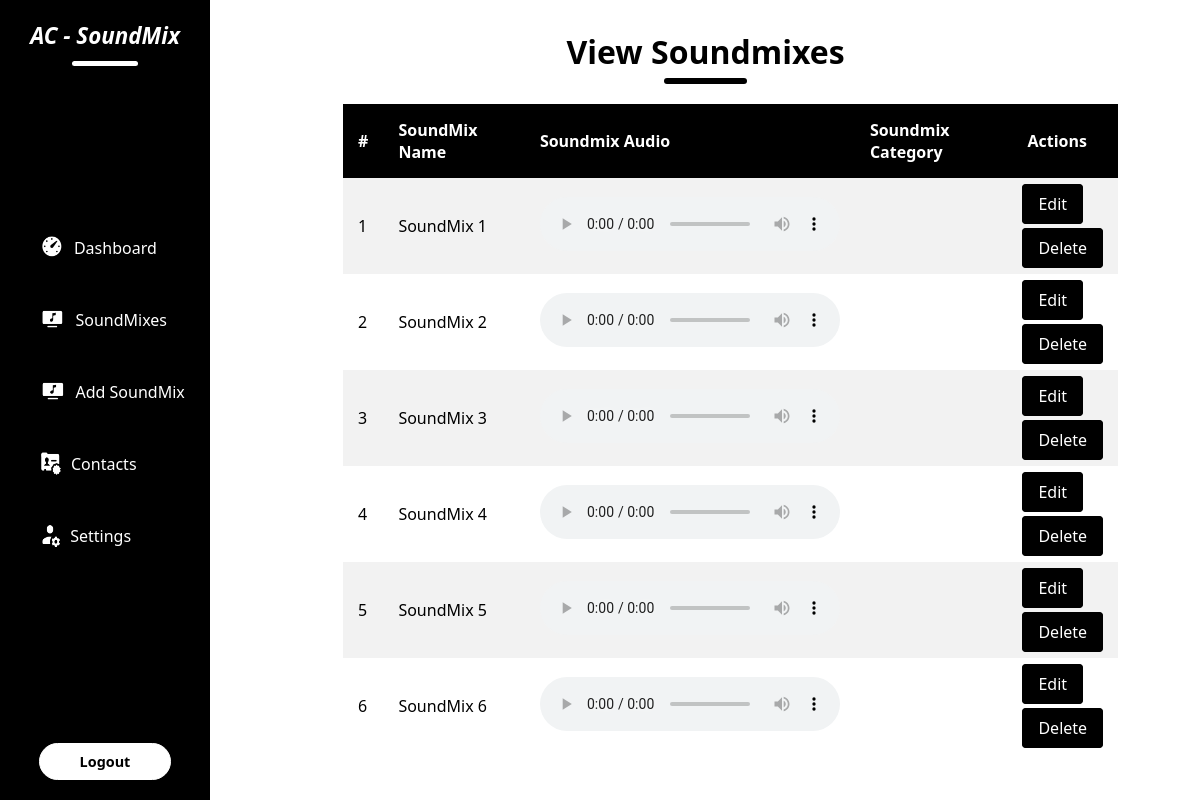
Page /admin/view_soundmixes.php (signed in) on the earlier database version.
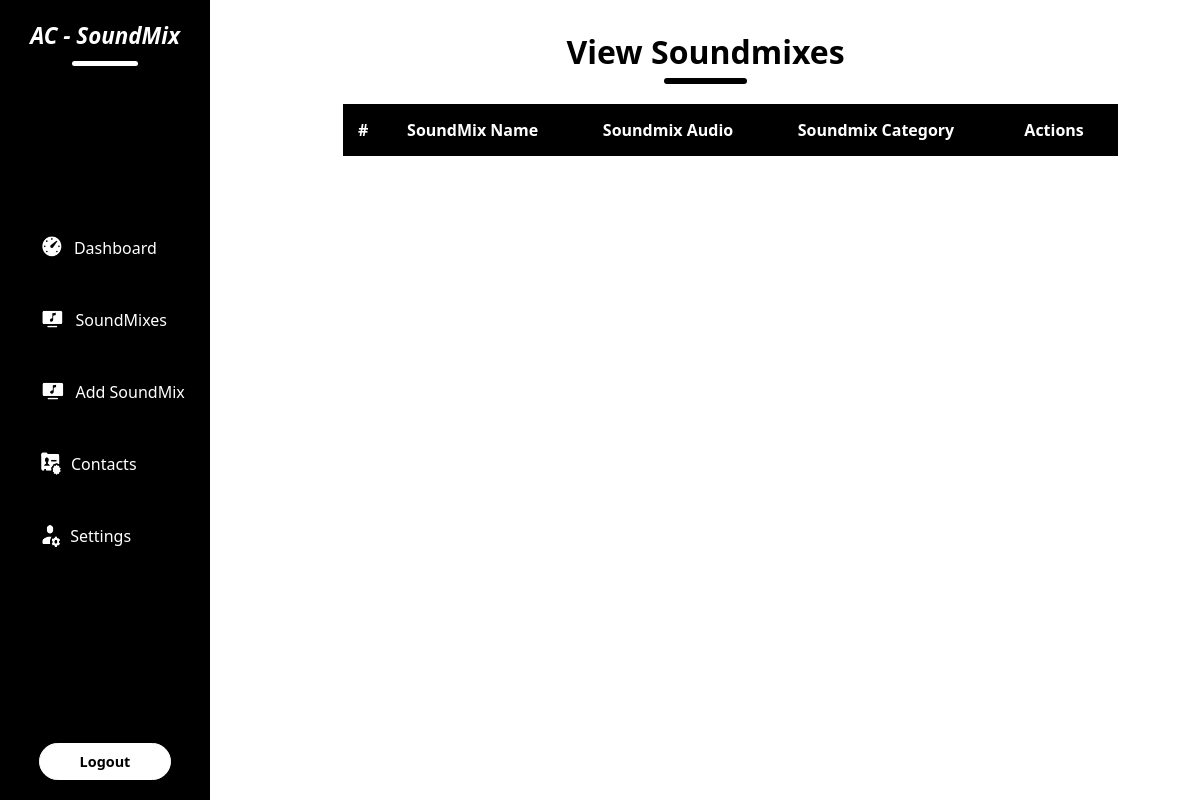
Same page on the later database version.
### tables this page shows
CREATE TABLE `soundmixes` (
  `id` int(11) NOT NULL,
  `soundmix_name` varchar(100) NOT NULL,
  `soundmix_audio` varchar(100) NOT NULL,
  `soundmix_category` varchar(100) NOT NULL
);

### admin/view_soundmixes.php (the view, shortened to what this page needs)
<?php
include("connection.php");
?>
<!DOCTYPE html>
<html lang="en">
<head>
    <link rel="stylesheet" href="style.css">
</head>
<body>
  <?php
  include("header.php");
  ?>
  <div class="middle-main-container">
  <div class="soundmix-container">
        <div class="soundmix-title">
            <h1>View Soundmixes</h1>
            <div class="line"></div>
        </div>
        <div class="soundmix-content-table">
            <table>
                <tr>
                    <th>#</th>
                    <th>SoundMix Name</th>
                    <th>Soundmix Audio</th>
                    <th>Soundmix Category</th>
                    <th>Actions</th>
                </tr>
                <?php
                 $query = mysqli_query($con,"select * from soundmixes");
                 while($row = mysqli_fetch_array($query))
                 {
                ?>
                <tr>
                <td><?php echo $row['id']; ?></td>
                <td><?php echo $row['soundmix_name']; ?></td>
                <td>
                    <audio src="uploads/<?php echo $row['soundmix_audio']; ?>" controls ></audio>
                </td>
                <td><?php echo $row['soundmix_category']; ?></td>
                <td>
                <a href="edit_soundmix.php?id=<?php echo $row['id']?>">Edit</a><br><br>
                <a href="delete_soundmix.php?id=<?php echo $row['id']?>">Delete</a>
                </td>
                </tr>
                <?php
                }
                ?>
            </table>
        </div>
  </div>
  </div>
</body>
</html>

### admin/header.php (shortened to what this page needs)
<div class="main-container">
   <header>
        <div class="title">
        <h1><a href="./Dashboard.php">AC - SoundMix</a></h1>
        <div class="line"></div>
        </div>
        <div class="links">
            <div class="link">
            <a href="./Dashboard.php"><img src="imgs/dashboard.ico" alt=""> Dashboard</a>
            </div>
            <div class="link">
            <a href="./view_soundmixes.php"><img src="imgs/new_soundmix.ico" alt=""> SoundMixes</a>
            </div>
            <div class="link">
            <a href="./new_soundmix.php"><img src="imgs/new_soundmix.ico" alt=""> Add SoundMix</a>
            </div>
            <div class="link">
            <a href="./view_contacts.php"><img src="imgs/contacts.ico" alt=""> Contacts</a>
            </div>
            <div class="link">
            <a href="./admin_settings.php"><img src="imgs/settings.ico" alt=""> Settings</a>
            </div>
        </div>
        <div class="footer">
            <a href="./logout.php">Logout</a>
        </div>
    </header>
</div>

### admin/style.css (style rules this page uses)
* { margin: 0; padding: 0; box-sizing: border-box; transition:all .2s linear; font-family: system-ui, -apple-system, BlinkMacSystemFont, 'Segoe UI', Roboto, Oxygen, Ubuntu, Cantarell, 'Open Sans', 'Helvetica Neue', sans-serif; }
html { overflow-x: hidden; scroll-behavior: smooth; scroll-padding-top: 5rem; }
body { display: flex; flex-direction: row; }
.line { padding: 3px; border-radius: 4px; background: black; width: 35%; margin-top: 5px; }
::placeholder { color: rgba(0, 0, 0, 0.826); }
.middle-main-container { padding: 10px; margin-left: 0.1%; width: 190vh; }
.soundmix-container { display: flex; flex-direction: column; justify-content: center; align-items: center; overflow-y: auto; }
.soundmix-title { display: flex; flex-direction: column; justify-content: center; align-items: center; margin-top: 20px; }
::placeholder { color: black; }
.soundmix-title .line { padding: 3px; background: black; border-radius: 4px; margin-top: 5px; width: 30%; }

### admin/header.php (style rules this page uses)
.main-container { display: flex; flex-direction: column; }
header { display:flex; flex-direction:column; justify-content:space-between; background:black; color:#fff; align-items:center; width:210px; height:100vh; overflow-y: auto; overflow-x: hidden; }
.title { display:flex; flex-direction:column; align-items:center; }
header h1 { margin:20px; font-size:1.4rem; font-style: italic; }
header h1 a { color:#fff; text-decoration:none; }
.line { padding:2.5px; border-radius:50px; background:#fff; width:35%; margin-top:-10px; }
.links { display:flex; flex-direction:column; margin-top: -15px; margin-left:20px; }
.link { display:flex; flex-direction:row; align-items:center; }
.link a img { width:17%; text-align:center; margin-right:10px; margin-top:-3.5px; }
.links .link a { color:#fff; text-decoration:none; margin:20px; margin-top:30px; font-weight:500; font-size:1rem; display:flex; flex-direction:row; align-items:left; }
.footer { display:flex; flex-direction:column; align-items:center; }
.footer a { color:black; background:#fff; border-radius:50px; text-decoration:none; margin:20px; font-weight:500; font-size:0.9rem; display:flex; flex-direction:column; align-items:left; padding:8px 20px; font-weight:bold; width:100%; text-align:center; border:1.5px solid #fff; transition: all ease-in-out 0.5s; }

### admin/view_soundmixes.php (style rules this page uses)
table { width: 100%; border-collapse: collapse; padding:10px; }
th { padding:15px; text-align:left; background:black; color:#fff; }
tr { padding:10px; }
.soundmix-content-table { width:80%; margin-top:20px; margin-left:50px; }
tr:nth-child(even) { background-color: #f2f2f2; }
td { padding:15px; }
td a { color:#fff; padding:8px 15px; background:black; border-radius:4px; text-decoration:none; border:1.4px solid black; transition:all ease-in-out 0.5s; margin-left:-5px; margin-right:4%; }

Differences in the rows shown:
removed soundmixes: id "1", soundmix_name "SoundMix 1"
removed soundmixes: id "2", soundmix_name "SoundMix 2"
removed soundmixes: id "3", soundmix_name "SoundMix 3"
removed soundmixes: id "4", soundmix_name "SoundMix 4"
removed soundmixes: id "5", soundmix_name "SoundMix 5"
removed soundmixes: id "6", soundmix_name "SoundMix 6"
